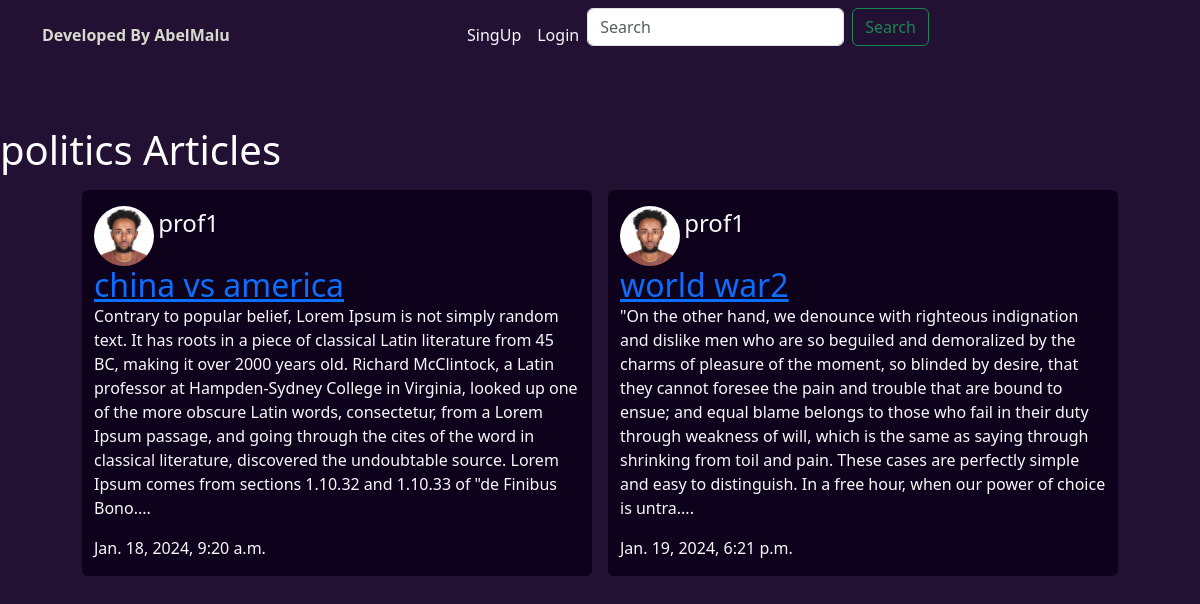
Screenshot of /articles/category/2 with the database file from the repository.
### core/models.py (models this page shows, shortened)
class Category(models.Model):
    name = models.CharField(max_length=100)
    created_at = models.DateTimeField(auto_now_add=True)
    def __str__(self):
        return self.name

class Article(models.Model):
    title = models.CharField(max_length=255)
    slug = models.SlugField()
    body = models.TextField()
    date = models.DateTimeField(auto_now_add=True)
    thumb = models.ImageField(default='default.png',blank=True)
    author =models.ForeignKey(User, default=None, on_delete=models.CASCADE)
    person = models.ForeignKey(Profile, on_delete=models.CASCADE, null=True)
    category = models.ForeignKey(Category,on_delete=models.CASCADE, null= True)
    def snippet(self):
        return self.body[:500]+'....'

class Profile(models.Model):
    user = models.OneToOneField(User, on_delete=models.CASCADE, null=True)
    first_name = models.CharField(max_length=255, null=True)
    last_name = models.CharField(max_length=255, null=True)
    profile_pic = models.ImageField(default='defaultProfile.png')
    def __str__(self) -> str:
        return str(self.user)

### core/views.py (the view)
# urls.py: path('articles/category/<str:pk>',views.categories, name='category'),
def categories(request,pk):
    category = Category.objects.get(id=pk)
    articles = category.article_set.all()
    context = {
        'category':category,
        'articles':articles
    }
    return render(request, 'category.html',context)

### templates/category.html (shortened to what this page needs)
{% extends 'base_layout.html' %}
{%  block content %}
<div class="row justify-content-center pt-5 g-4">
        <h1>{{category}} Articles</h1>
    {% for article in articles%}
    <div class=" col-lg-5 m-2 rounded text-light mb-4 " style="background: #0e011b;">
        <img src=" {{article.person.profile_pic.url}} " alt="img not found" class="profile-pic rounded-circle mt-3"
            style="display: inline;">
        <div class="" style="display: inline;">
            <p class="h4" style="display: inline;">{{article.person}}</p> <br>
            <h2 class="" style="display: inline;"><a href="{% url 'detail' slug=article.slug %}">{{article.title}}</a>
            </h2>
            <p>{{article.snippet}}</p>
            <p>{{article.date}}</p>
        </div>
    </div>
    {% endfor %}
{% endblock %}

### templates/category.html (style rules this page uses)
.profile-pic { width: 60px; height: 60px; }

### rows the page displays
Category: name "politics"
Article: person.profile_pic (picture), person "prof1", title "china vs america", snippet "Contrary to popular belief, Lorem Ipsum is not simply random text. It has roots in a piece of classical Latin literature from 45 BC, making it over 2000 years old. Richard McClintock, a Latin professor at Hampden-Sydney College in Virginia, looked up one of the more obscure Latin words, consectetur, from a Lorem Ipsum passage, and going through the cites of the word in classical literature, discovered the undoubtable source. Lorem Ipsum comes from sections 1.10.32 and 1.10.33 of \"de Finibus Bono....", date "Jan. 18, 2024, 9:20 a.m."
Article: person.profile_pic (picture), person "prof1", title "world war2", snippet "\"On the other hand, we denounce with righteous indignation and dislike men who are so beguiled and demoralized by the charms of pleasure of the moment, so blinded by desire, that they cannot foresee the pain and trouble that are bound to ensue; and equal blame belongs to those who fail in their duty through weakness of will, which is the same as saying through shrinking from toil and pain. These cases are perfectly simple and easy to distinguish. In a free hour, when our power of choice is untra....", date "Jan. 19, 2024, 6:21 p.m."
